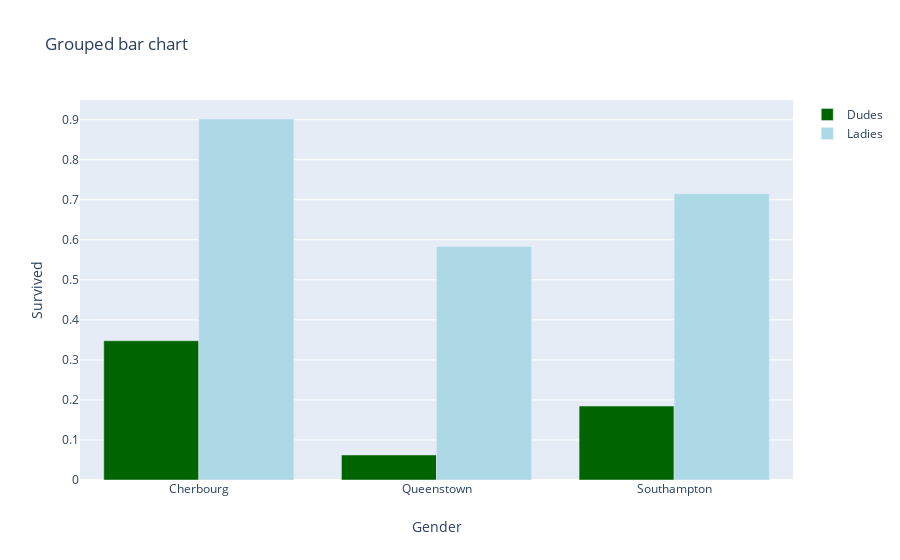

The cell this chart's notebook holds for it:
### Code cell
make_my_cool_figure('Survived')

### Figure 1 — Plotly figure (JSON) as saved in the notebook; plotly's stock layout.template omitted (floating-point values rounded to 4 significant figures)
{"data": [{"marker": {"color": "darkgreen"}, "name": "Dudes", "type": "bar", "x": ["Cherbourg", "Queenstown", "Southampton"], "y": [0.3478, 0.0625, 0.1848]}, {"marker": {"color": "lightblue"}, "name": "Ladies", "type": "bar", "x": ["Cherbourg", "Queenstown", "Southampton"], "y": [0.9016, 0.5833, 0.7151]}], "layout": {"title": {"text": "Grouped bar chart"}, "xaxis": {"title": {"text": "Gender"}}, "yaxis": {"title": {"text": "Survived"}}}}
